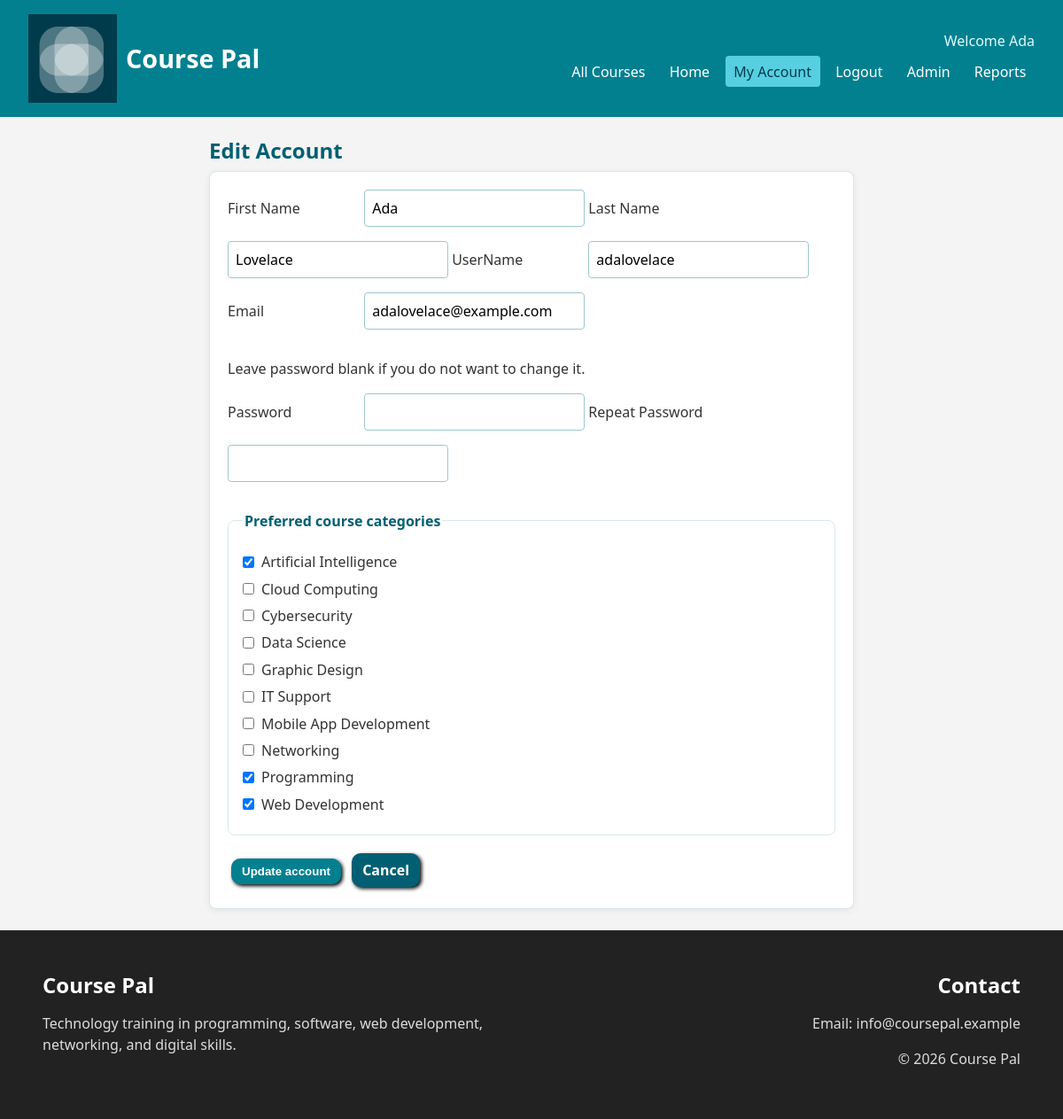
The app's page /edit-account.php (signed in) with its own data.
### tables this page shows
CREATE TABLE users (
  user_id INT NOT NULL AUTO_INCREMENT,
  username VARCHAR(50) NOT NULL,
  password VARCHAR(255) NOT NULL,
  first_name VARCHAR(50) NOT NULL,
  last_name VARCHAR(50) NOT NULL,
  email VARCHAR(255) NOT NULL,
  registration_date DATETIME NOT NULL DEFAULT CURRENT_TIMESTAMP,
  is_admin INT NOT NULL DEFAULT 0,
  PRIMARY KEY (user_id),
  UNIQUE KEY unique_username (username),
  UNIQUE KEY unique_email (email)
);

CREATE TABLE categories (
  category_id INT NOT NULL AUTO_INCREMENT,
  category_name VARCHAR(100) NOT NULL,
  category_description VARCHAR(255) NOT NULL,
  category_colour VARCHAR(255) NOT NULL,
  PRIMARY KEY (category_id),
  UNIQUE KEY unique_category_name (category_name)
);

### includes/connectdb.php (called while the page is built, shortened)
<?php
function e(string|int|null $value): string
{
    return htmlspecialchars((string) $value, ENT_QUOTES, 'UTF-8');
}
function get_all_categories(PDO $pdo): array
{
    $statement = $pdo->query('SELECT * FROM categories ORDER BY category_name');
    return $statement->fetchAll();
}
?>

### edit-account.php (the view, shortened to what this page needs)
<?php
require 'includes/connectdb.php';
$user = ['first_name' => '', 'last_name' => '', 'username' => '', 'email' => ''];
$categories = $pdo ? get_all_categories($pdo) : [];
$selectedCategoryIds = [];
if ($pdo) {
    $statement = $pdo->prepare('SELECT first_name, last_name, username, email FROM users WHERE user_id = ?');
    $statement->execute([$_SESSION['userid']]);
    $user = $statement->fetch() ?: $user;
    $categoryStatement = $pdo->prepare('SELECT category_id FROM user_categories WHERE user_id = ?');
    $categoryStatement->execute([$_SESSION['userid']]);
    $selectedCategoryIds = array_map('intval', $categoryStatement->fetchAll(PDO::FETCH_COLUMN));
}
require 'includes/header.php';
?>
<section class="narrow">
  <h1>Edit Account</h1>
  <form class="panel" method="post" action="edit-account-action.php">
    <label for="firstname">First Name</label>
    <input id="firstname" name="firstname" type="text" value="<?php echo e($user['first_name']); ?>" required maxlength="50">
    <label for="lastname">Last Name</label>
    <input id="lastname" name="lastname" type="text" value="<?php echo e($user['last_name']); ?>" required maxlength="50">
    <label for="username">UserName</label>
    <input id="username" name="username" type="text" value="<?php echo e($user['username']); ?>" required maxlength="50">
    <label for="email">Email</label>
    <input id="email" name="email" type="email" value="<?php echo e($user['email']); ?>" required maxlength="255">
    <p>Leave password blank if you do not want to change it.</p>
    <label for="password">Password</label>
    <input id="password" name="password" type="password" minlength="8">
    <label for="password2">Repeat Password</label>
    <input id="password2" name="password2" type="password" minlength="8">
    <fieldset class="categories">
      <legend>Preferred course categories</legend>
      <?php foreach ($categories as $category): ?>
        <label>
          <input type="checkbox" name="categories[]" value="<?php echo e($category['category_id']); ?>" <?php echo in_array((int) $category['category_id'], $selectedCategoryIds, true) ? 'checked' : ''; ?>>
          <?php echo e($category['category_name']); ?>
        </label>
      <?php endforeach; ?>
    </fieldset>
    <button class="btn" type="submit">Update account</button>
    <a class="btn btn_secondary" href="account.php">Cancel</a>
  </form>
</section>
<?php require 'includes/footer.php'; ?>

### css/styles.css (style rules this page uses)
* { box-sizing: border-box; }
body { margin: 0; font-family: 'Segoe UI', Arial, sans-serif; background-color: #f4f4f4; color: #333; line-height: 1.5; }
section, article, aside { margin: 1.5rem 0; }
section { padding: 0 1rem; }
a { color: #005f73; }
h1, h2, h3, h4, h5, h6 { color: #005f73; margin: 0.5rem 0; line-height: 1.2; }
.panel { background: white; border: 1px solid #d7e8eb; border-radius: 8px; padding: 1.25rem; box-shadow: 0 2px 8px rgba(0, 0, 0, 0.06); }
.narrow { max-width: 760px; margin-left: auto; margin-right: auto; }
label { display: inline-flex; margin: 0.4rem 0; width: 150px; }
input, textarea, select { background: #fff; border: 1px solid #9cc7ce; border-radius: 4px; display: inline-block; font: inherit; margin-bottom: 1rem; max-width: 100%; padding: 0.5rem; }
fieldset { border: 1px solid #d7e8eb; border-radius: 8px; margin: 1rem 0; padding: 1rem; }
fieldset legend { color: #005f73; font-weight: bold; }
.categories label { align-items: center; display: flex; gap: 0.5rem; width: auto; }
.categories input { margin: 0; }
.btn { background-color: #028090; border: 0; border-radius: 10px; box-shadow: black 2px 2px 4px; color: white; cursor: pointer; display: inline-block; font-weight: bold; margin: 0.25rem; padding: 0.45rem 0.75rem; text-decoration: none; }
.btn_secondary { background-color: #005f73; }

### records on screen
users: firstname "Ada", lastname "Lovelace", username "adalovelace", email "adalovelace@example.com"
categories: category_id "☑", category_name "Artificial Intelligence"
categories: category_name "Cloud Computing"
categories: category_name "Cybersecurity"
categories: category_name "Data Science"
categories: category_name "Graphic Design"
categories: category_name "IT Support"
categories: category_name "Mobile App Development"
categories: category_name "Networking"
categories: category_id "☑", category_name "Programming"
categories: category_id "☑", category_name "Web Development"

### other values on screen
$welcomeName "Ada"
